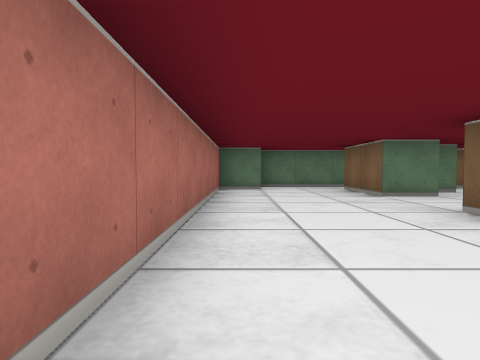
view 1 (above)

16 first-person views from a walk through a cub3D maze. The camera is about half as high as the walls, tilts 2° down and sees 75° across. The floor is counted in squares. Each view is taken from the middle of a square. On the plan, view 1 faces up. The plan holds only what a view shows up to about 9 squares ahead; the rest is blank.

view 2
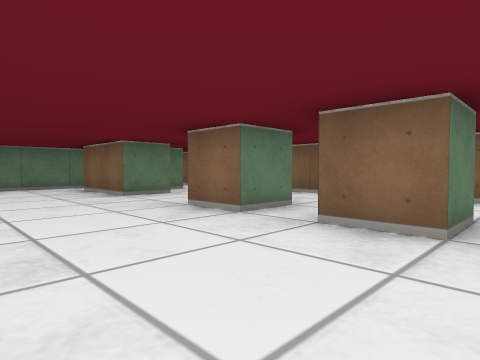

view 3
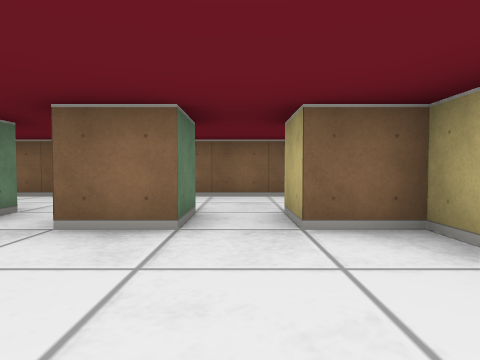

view 4
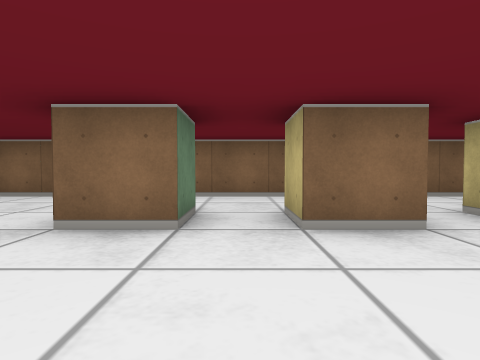

view 5
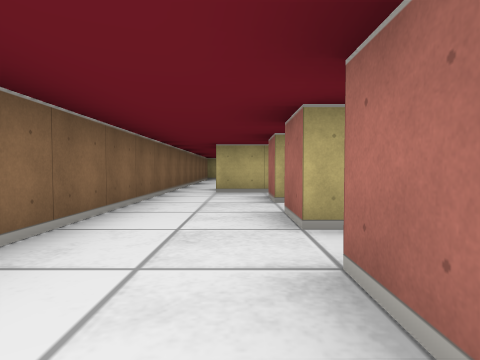

view 6
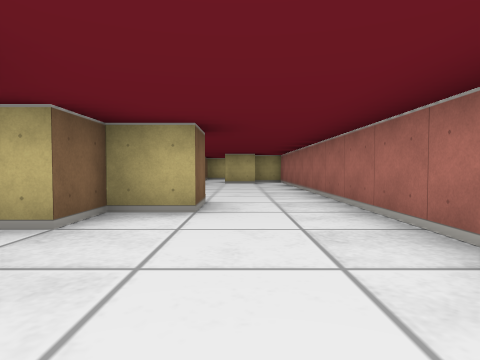

view 7
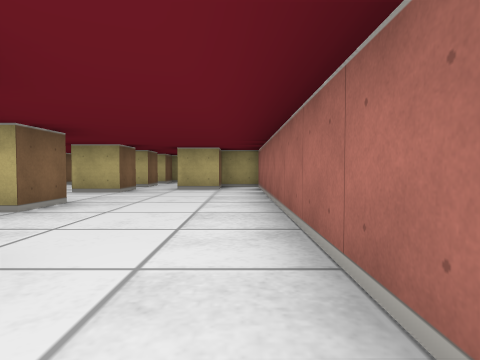

view 8
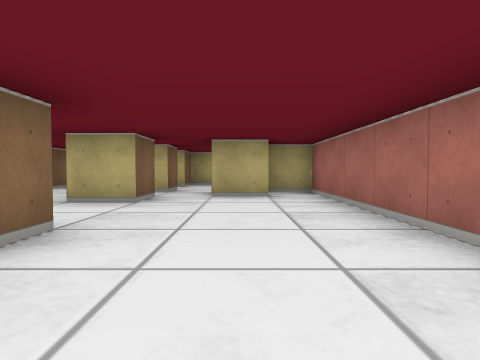

view 9
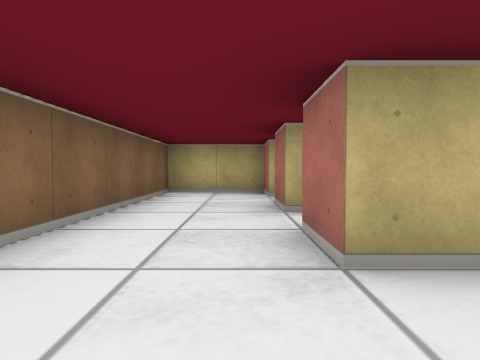

view 10
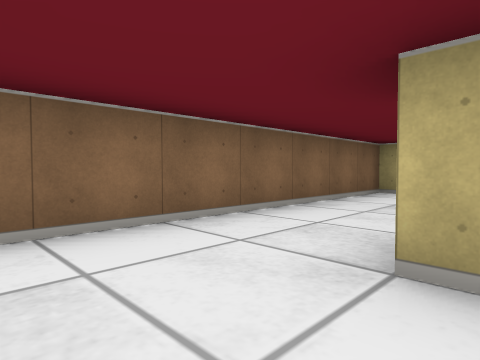

view 11
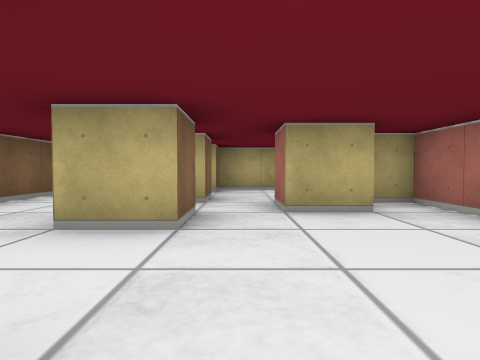

view 12
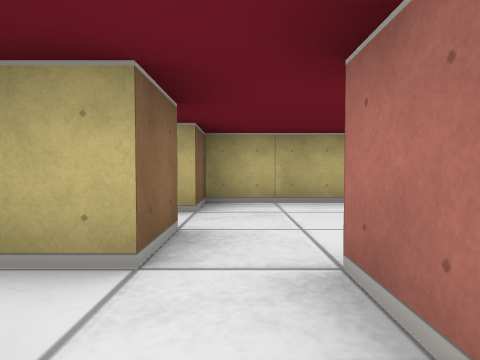

view 13
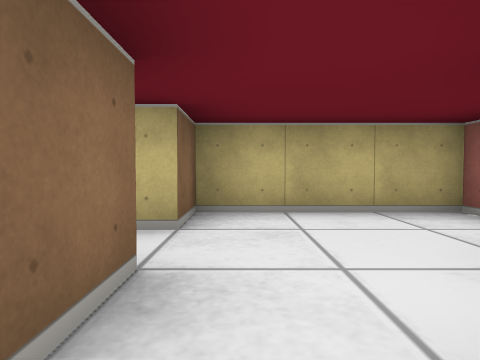

view 14
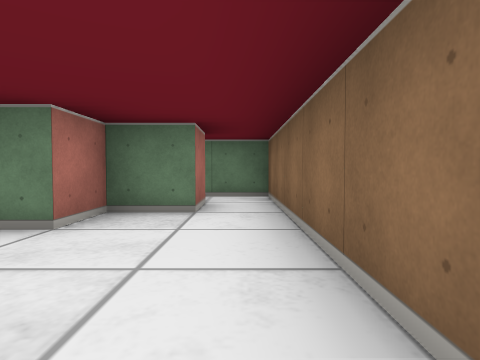

view 15
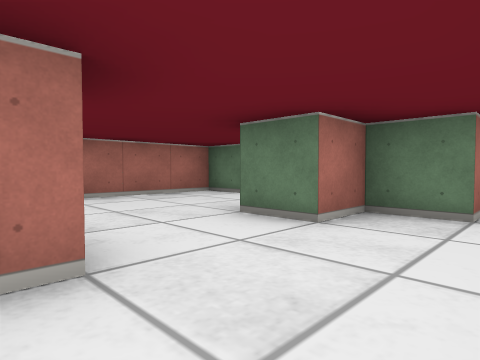

view 16
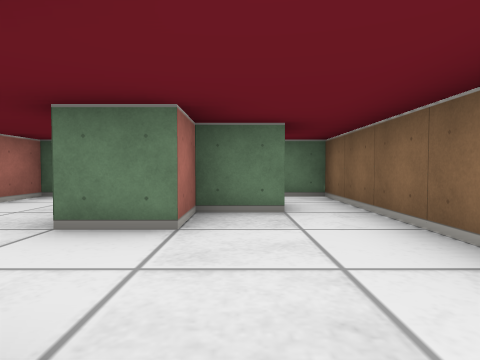

### Floor plan
Points are (right, up) in squares from view 1. A wall is a line through its corners. A room is listed if a view was taken in it or the views show most of it. See-through windows are left out.
Room 1 (views 1, 2, 3, 4, 5, 6, 14, 15, 16)
walls: (2.5, 1.5) (3.5, 1.5) (3.5, 0.5) (2.5, 0.5) (2.5, 1.5); (3.5, 3.6) (3.5, 3.1); (3.6, 2.5) (2.5, 2.5) (2.5, 3.5); (1.5, -1.5) (2.5, -1.5) (2.5, -0.5) (3.5, -0.5) (3.5, -1.5); (4.5, 7.5) (4.5, 6.5) (3.5, 6.5) (3.5, 5.5) (2.5, 5.5) (2.5, 7.5); (2.9, 8.5) (0.5, 8.5) (0.5, 7.5) (-0.5, 7.5) (-0.5, -0.5); (3.5, -2.5) (3.5, -3.4); (3.5, -4.5) (4.5, -4.5); (5.5, -4.5) (5.5, 8.5) (4.4, 8.5)
ways out: opening at (0.5, -1.5) to room 2; opening at (3, -4) to room 2; opening at (5, -5) to room 2
Room 2 (views 7, 8, 9, 10, 11, 12, 13)
walls: (2.5, -8.5) (2.5, -7.5) (3.5, -7.5) (3.5, -8.5); (2.5, -5.5) (2.5, -4.5) (3.5, -4.5); (2.5, -10.5) (2.5, -9.5) (3.5, -9.5) (3.5, -10.5); (1.5, -2.5) (1.5, -1.5); (-0.6, -12.5) (2.5, -12.5) (2.5, -11.5) (3.5, -11.5) (3.5, -12.5) (5.5, -12.5) (5.5, -4.5); (-0.5, -0.5) (-0.5, -9.5) (0.5, -9.5) (0.5, -8.5) (1.5, -8.5) (1.5, -9.5)
ways out: opening at (0.5, -1.5) to room 1; opening at (3, -4) to room 1; opening at (5, -5) to room 1

Positions as (right, up) in squares from view 1, and headings:
1: (0, 0), facing up
2: (0, 0), facing up-right
3: (0, 0), facing right
4: (0, 2), facing right
5: (4, 2), facing down
6: (1, 2), facing down
7: (0, -1), facing down
8: (1, -3), facing down
9: (4, -6), facing down
10: (3, -6), facing down-right
11: (2, -5), facing down
12: (2, -8), facing down
13: (2, -9), facing down
14: (5, 3), facing up
15: (5, 3), facing up-left
16: (4, 3), facing up
